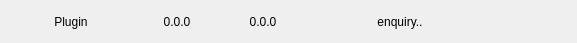
<?xml version="1.0" encoding="UTF-8"?>
<ui version="4.0">
 <class>PluginItemForm</class>
 <widget class="QWidget" name="PluginItemForm">
  <property name="geometry">
   <rect>
    <x>0</x>
    <y>0</y>
    <width>577</width>
    <height>43</height>
   </rect>
  </property>
  <property name="minimumSize">
   <size>
    <width>0</width>
    <height>40</height>
   </size>
  </property>
  <property name="windowTitle">
   <string>Form</string>
  </property>
  <layout class="QHBoxLayout" name="horizontalLayout_3">
   <item>
    <widget class="QLabel" name="label_name">
     <property name="sizePolicy">
      <sizepolicy hsizetype="Fixed" vsizetype="Preferred">
       <horstretch>0</horstretch>
       <verstretch>0</verstretch>
      </sizepolicy>
     </property>
     <property name="minimumSize">
      <size>
       <width>120</width>
       <height>0</height>
      </size>
     </property>
     <property name="maximumSize">
      <size>
       <width>120</width>
       <height>16777215</height>
      </size>
     </property>
     <property name="text">
      <string notr="true">Plugin</string>
     </property>
     <property name="alignment">
      <set>Qt::AlignCenter</set>
     </property>
    </widget>
   </item>
   <item>
    <widget class="QLabel" name="label_local">
     <property name="sizePolicy">
      <sizepolicy hsizetype="Fixed" vsizetype="Preferred">
       <horstretch>0</horstretch>
       <verstretch>0</verstretch>
      </sizepolicy>
     </property>
     <property name="minimumSize">
      <size>
       <width>80</width>
       <height>0</height>
      </size>
     </property>
     <property name="maximumSize">
      <size>
       <width>80</width>
       <height>16777215</height>
      </size>
     </property>
     <property name="text">
      <string notr="true">0.0.0</string>
     </property>
     <property name="alignment">
      <set>Qt::AlignCenter</set>
     </property>
    </widget>
   </item>
   <item>
    <widget class="QLabel" name="label_new">
     <property name="sizePolicy">
      <sizepolicy hsizetype="Fixed" vsizetype="Preferred">
       <horstretch>0</horstretch>
       <verstretch>0</verstretch>
      </sizepolicy>
     </property>
     <property name="minimumSize">
      <size>
       <width>80</width>
       <height>0</height>
      </size>
     </property>
     <property name="maximumSize">
      <size>
       <width>80</width>
       <height>16777215</height>
      </size>
     </property>
     <property name="text">
      <string notr="true">0.0.0</string>
     </property>
     <property name="alignment">
      <set>Qt::AlignCenter</set>
     </property>
    </widget>
   </item>
   <item>
    <widget class="QStackedWidget" name="stackedWidget">
     <property name="currentIndex">
      <number>0</number>
     </property>
     <widget class="QWidget" name="page_enquiry">
      <layout class="QHBoxLayout" name="horizontalLayout_6">
       <property name="spacing">
        <number>0</number>
       </property>
       <property name="leftMargin">
        <number>0</number>
       </property>
       <property name="topMargin">
        <number>0</number>
       </property>
       <property name="rightMargin">
        <number>0</number>
       </property>
       <property name="bottomMargin">
        <number>0</number>
       </property>
       <item>
        <widget class="QLabel" name="label_isUpdated_2">
         <property name="text">
          <string>enquiry..</string>
         </property>
         <property name="alignment">
          <set>Qt::AlignCenter</set>
         </property>
        </widget>
       </item>
       <item>
        <spacer name="horizontalSpacer_4">
         <property name="orientation">
          <enum>Qt::Horizontal</enum>
         </property>
         <property name="sizeType">
          <enum>QSizePolicy::Fixed</enum>
         </property>
         <property name="sizeHint" stdset="0">
          <size>
           <width>75</width>
           <height>20</height>
          </size>
         </property>
        </spacer>
       </item>
      </layout>
     </widget>
     <widget class="QWidget" name="page_nonew">
      <layout class="QHBoxLayout" name="horizontalLayout">
       <property name="spacing">
        <number>0</number>
       </property>
       <property name="leftMargin">
        <number>0</number>
       </property>
       <property name="topMargin">
        <number>0</number>
       </property>
       <property name="rightMargin">
        <number>0</number>
       </property>
       <property name="bottomMargin">
        <number>0</number>
       </property>
       <item>
        <widget class="QLabel" name="label_isUpdated">
         <property name="text">
          <string>no update</string>
         </property>
         <property name="alignment">
          <set>Qt::AlignCenter</set>
         </property>
        </widget>
       </item>
       <item>
        <spacer name="horizontalSpacer">
         <property name="orientation">
          <enum>Qt::Horizontal</enum>
         </property>
         <property name="sizeType">
          <enum>QSizePolicy::Fixed</enum>
         </property>
         <property name="sizeHint" stdset="0">
          <size>
           <width>75</width>
           <height>20</height>
          </size>
         </property>
        </spacer>
       </item>
      </layout>
     </widget>
     <widget class="QWidget" name="page_start">
      <layout class="QHBoxLayout" name="horizontalLayout_4">
       <property name="spacing">
        <number>0</number>
       </property>
       <property name="leftMargin">
        <number>0</number>
       </property>
       <property name="topMargin">
        <number>0</number>
       </property>
       <property name="rightMargin">
        <number>0</number>
       </property>
       <property name="bottomMargin">
        <number>0</number>
       </property>
       <item>
        <widget class="QLabel" name="label">
         <property name="text">
          <string>new version</string>
         </property>
         <property name="alignment">
          <set>Qt::AlignCenter</set>
         </property>
        </widget>
       </item>
       <item>
        <widget class="QPushButton" name="pushButton_update">
         <property name="minimumSize">
          <size>
           <width>75</width>
           <height>0</height>
          </size>
         </property>
         <property name="maximumSize">
          <size>
           <width>75</width>
           <height>16777215</height>
          </size>
         </property>
         <property name="text">
          <string>update</string>
         </property>
        </widget>
       </item>
       <item>
        <spacer name="horizontalSpacer_2">
         <property name="orientation">
          <enum>Qt::Horizontal</enum>
         </property>
         <property name="sizeType">
          <enum>QSizePolicy::Fixed</enum>
         </property>
         <property name="sizeHint" stdset="0">
          <size>
           <width>75</width>
           <height>20</height>
          </size>
         </property>
        </spacer>
       </item>
      </layout>
     </widget>
     <widget class="QWidget" name="page_download">
      <layout class="QHBoxLayout" name="horizontalLayout_2">
       <property name="leftMargin">
        <number>0</number>
       </property>
       <property name="topMargin">
        <number>0</number>
       </property>
       <property name="rightMargin">
        <number>0</number>
       </property>
       <property name="bottomMargin">
        <number>0</number>
       </property>
       <item>
        <widget class="QProgressBar" name="progressBar">
         <property name="alignment">
          <set>Qt::AlignCenter</set>
         </property>
        </widget>
       </item>
       <item>
        <widget class="QPushButton" name="pushButton_cancel">
         <property name="minimumSize">
          <size>
           <width>75</width>
           <height>0</height>
          </size>
         </property>
         <property name="maximumSize">
          <size>
           <width>75</width>
           <height>16777215</height>
          </size>
         </property>
         <property name="text">
          <string>cancel</string>
         </property>
        </widget>
       </item>
      </layout>
     </widget>
     <widget class="QWidget" name="page_finishdownload">
      <layout class="QHBoxLayout" name="horizontalLayout_5">
       <property name="spacing">
        <number>0</number>
       </property>
       <property name="leftMargin">
        <number>0</number>
       </property>
       <property name="topMargin">
        <number>0</number>
       </property>
       <property name="rightMargin">
        <number>0</number>
       </property>
       <property name="bottomMargin">
        <number>0</number>
       </property>
       <item>
        <widget class="QLabel" name="label_2">
         <property name="text">
          <string>download finish. please restart</string>
         </property>
         <property name="alignment">
          <set>Qt::AlignCenter</set>
         </property>
        </widget>
       </item>
       <item>
        <spacer name="horizontalSpacer_3">
         <property name="orientation">
          <enum>Qt::Horizontal</enum>
         </property>
         <property name="sizeType">
          <enum>QSizePolicy::Fixed</enum>
         </property>
         <property name="sizeHint" stdset="0">
          <size>
           <width>75</width>
           <height>20</height>
          </size>
         </property>
        </spacer>
       </item>
      </layout>
     </widget>
    </widget>
   </item>
  </layout>
 </widget>
 <resources/>
 <connections/>
</ui>
